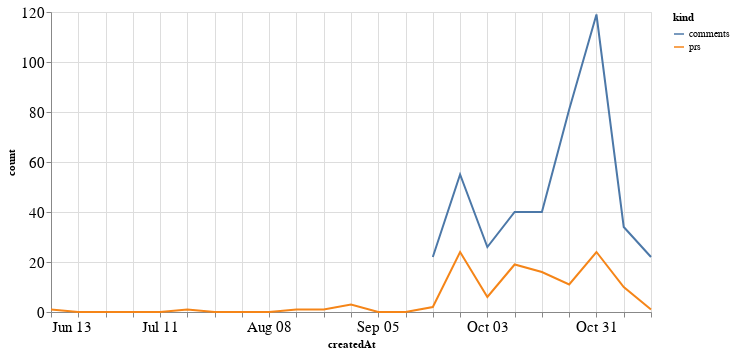

Source (notebook cell):
### Code cell
alt.Chart(total_time, width=600).mark_line().encode(
    x='createdAt',
    y='count',
    color='kind'
)

### Figure 1 — Vega-Lite specification as saved in the notebook (floating-point values rounded to 4 significant figures)
{"config": {"axisLeft": {"labelFontSize": 15}, "axisBottom": {"labelFontSize": 15}}, "data": {"name": "data-cd102d03cf249c0c118361f5de9474a7"}, "mark": "line", "encoding": {"color": {"type": "nominal", "field": "kind"}, "x": {"type": "temporal", "field": "createdAt"}, "y": {"type": "quantitative", "field": "count"}}, "width": 600, "$schema": "https://vega.github.io/schema/vega-lite/v4.8.1.json", "datasets": {"data-cd102d03cf249c0c118361f5de9474a7": [{"createdAt": "2021-06-13T00:00:00", "kind": "prs", "count": 1.0}, {"createdAt": "2021-06-20T00:00:00", "kind": "prs", "count": 0.0}, {"createdAt": "2021-06-27T00:00:00", "kind": "prs", "count": 0.0}, {"createdAt": "2021-07-04T00:00:00", "kind": "prs", "count": 0.0}, {"createdAt": "2021-07-11T00:00:00", "kind": "prs", "count": 0.0}, {"createdAt": "2021-07-18T00:00:00", "kind": "prs", "count": 1.0}, {"createdAt": "2021-07-25T00:00:00", "kind": "prs", "count": 0.0}, {"createdAt": "2021-08-01T00:00:00", "kind": "prs", "count": 0.0}, {"createdAt": "2021-08-08T00:00:00", "kind": "prs", "count": 0.0}, {"createdAt": "2021-08-15T00:00:00", "kind": "prs", "count": 1.0}, {"createdAt": "2021-08-22T00:00:00", "kind": "prs", "count": 1.0}, {"createdAt": "2021-08-29T00:00:00", "kind": "prs", "count": 3.0}, {"createdAt": "2021-09-05T00:00:00", "kind": "prs", "count": 0.0}, {"createdAt": "2021-09-12T00:00:00", "kind": "prs", "count": 0.0}, {"createdAt": "2021-09-19T00:00:00", "kind": "prs", "count": 2.0}, {"createdAt": "2021-09-26T00:00:00", "kind": "prs", "count": 24.0}, {"createdAt": "2021-10-03T00:00:00", "kind": "prs", "count": 6.0}, {"createdAt": "2021-10-10T00:00:00", "kind": "prs", "count": 19.0}, {"createdAt": "2021-10-17T00:00:00", "kind": "prs", "count": 16.0}, {"createdAt": "2021-10-24T00:00:00", "kind": "prs", "count": 11.0}, {"createdAt": "2021-10-31T00:00:00", "kind": "prs", "count": 24.0}, {"createdAt": "2021-11-07T00:00:00", "kind": "prs", "count": 10.0}, {"createdAt": "2021-11-14T00:00:00", "kind": "prs", "count": 1.0}, {"createdAt": "2021-06-13T00:00:00", "kind": "comments", "count": null}, {"createdAt": "2021-06-20T00:00:00", "kind": "comments", "count": null}, {"createdAt": "2021-06-27T00:00:00", "kind": "comments", "count": null}, {"createdAt": "2021-07-04T00:00:00", "kind": "comments", "count": null}, {"createdAt": "2021-07-11T00:00:00", "kind": "comments", "count": null}, {"createdAt": "2021-07-18T00:00:00", "kind": "comments", "count": null}, {"createdAt": "2021-07-25T00:00:00", "kind": "comments", "count": null}, {"createdAt": "2021-08-01T00:00:00", "kind": "comments", "count": null}, {"createdAt": "2021-08-08T00:00:00", "kind": "comments", "count": null}, {"createdAt": "2021-08-15T00:00:00", "kind": "comments", "count": null}, {"createdAt": "2021-08-22T00:00:00", "kind": "comments", "count": null}, {"createdAt": "2021-08-29T00:00:00", "kind": "comments", "count": null}, {"createdAt": "2021-09-05T00:00:00", "kind": "comments", "count": null}, {"createdAt": "2021-09-12T00:00:00", "kind": "comments", "count": null}, {"createdAt": "2021-09-19T00:00:00", "kind": "comments", "count": 22.0}, {"createdAt": "2021-09-26T00:00:00", "kind": "comments", "count": 55.0}, {"createdAt": "2021-10-03T00:00:00", "kind": "comments", "count": 26.0}, {"createdAt": "2021-10-10T00:00:00", "kind": "comments", "count": 40.0}, {"createdAt": "2021-10-17T00:00:00", "kind": "comments", "count": 40.0}, {"createdAt": "2021-10-24T00:00:00", "kind": "comments", "count": 81.0}, {"createdAt": "2021-10-31T00:00:00", "kind": "comments", "count": 119.0}, {"createdAt": "2021-11-07T00:00:00", "kind": "comments", "count": 34.0}, {"createdAt": "2021-11-14T00:00:00", "kind": "comments", "count": 22.0}]}}
